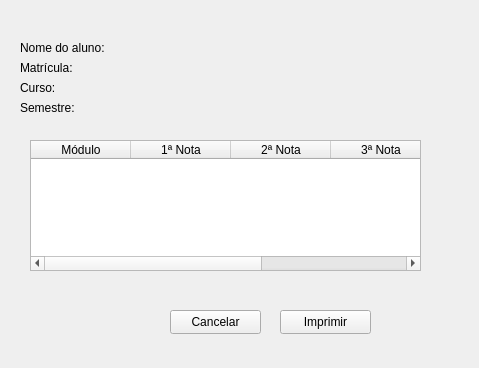
<?xml version="1.0" encoding="UTF-8"?>
<ui version="4.0">
 <class>Form</class>
 <widget class="QWidget" name="Form">
  <property name="geometry">
   <rect>
    <x>0</x>
    <y>0</y>
    <width>479</width>
    <height>368</height>
   </rect>
  </property>
  <property name="windowTitle">
   <string>Histórico escolar</string>
  </property>
  <widget class="QLabel" name="label">
   <property name="geometry">
    <rect>
     <x>20</x>
     <y>40</y>
     <width>201</width>
     <height>16</height>
    </rect>
   </property>
   <property name="text">
    <string>Nome do aluno:</string>
   </property>
  </widget>
  <widget class="QLabel" name="label_2">
   <property name="geometry">
    <rect>
     <x>20</x>
     <y>60</y>
     <width>201</width>
     <height>16</height>
    </rect>
   </property>
   <property name="text">
    <string>Matrícula:</string>
   </property>
  </widget>
  <widget class="QLabel" name="label_3">
   <property name="geometry">
    <rect>
     <x>20</x>
     <y>80</y>
     <width>201</width>
     <height>16</height>
    </rect>
   </property>
   <property name="text">
    <string>Curso:</string>
   </property>
  </widget>
  <widget class="QLabel" name="label_4">
   <property name="geometry">
    <rect>
     <x>20</x>
     <y>100</y>
     <width>201</width>
     <height>16</height>
    </rect>
   </property>
   <property name="text">
    <string>Semestre:</string>
   </property>
  </widget>
  <widget class="QTableWidget" name="tableWidget">
   <property name="geometry">
    <rect>
     <x>30</x>
     <y>140</y>
     <width>391</width>
     <height>131</height>
    </rect>
   </property>
   <column>
    <property name="text">
     <string>Módulo</string>
    </property>
   </column>
   <column>
    <property name="text">
     <string>1ª Nota</string>
    </property>
   </column>
   <column>
    <property name="text">
     <string>2ª Nota</string>
    </property>
   </column>
   <column>
    <property name="text">
     <string>3ª Nota</string>
    </property>
   </column>
   <column>
    <property name="text">
     <string>Média</string>
    </property>
   </column>
  </widget>
  <widget class="QPushButton" name="pushButton_8">
   <property name="geometry">
    <rect>
     <x>170</x>
     <y>310</y>
     <width>91</width>
     <height>24</height>
    </rect>
   </property>
   <property name="text">
    <string>Cancelar</string>
   </property>
  </widget>
  <widget class="QPushButton" name="pushButton_9">
   <property name="geometry">
    <rect>
     <x>280</x>
     <y>310</y>
     <width>91</width>
     <height>24</height>
    </rect>
   </property>
   <property name="text">
    <string>Imprimir</string>
   </property>
  </widget>
 </widget>
 <resources/>
 <connections/>
</ui>
